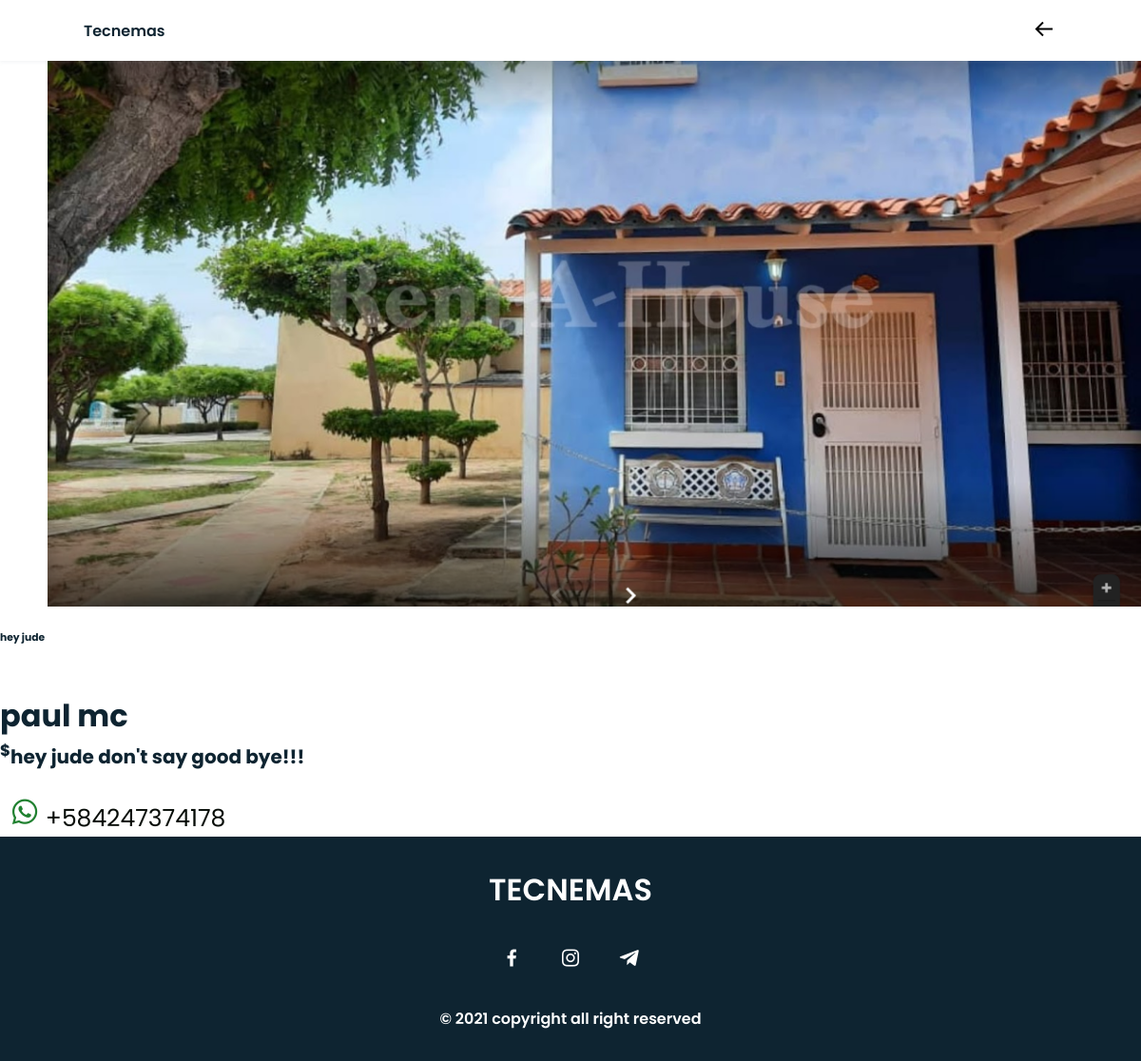
/detalle/1, run on the app's committed database.
### website/models.py (models this page shows, shortened)
class Post(models.Model):
    titulo = models.CharField(max_length=100,blank=False)
    autor = models.CharField(max_length=100,blank=False)
    contenido = models.TextField(max_length=500,blank=False)
    img = models.FileField(blank=True, null=True)

### website/views.py (the view)
# urls.py: path('detalle/<str:pk>', views.publicacion,name='detalle'),
def publicacion(request, pk):
    prod = Post.objects.get(id=pk)
    post = get_object_or_404(Post, id=pk)
    lista = PostList.objects.filter(post=post)
    return render(request, 'detalle.html', {'prod':prod, 'post':post, 'lista': lista })

### website/templates/detalle.html (shortened to what this page needs)
{% extends 'base.html' %}
{% load static %}
{% block toggle %}
<div class="nav__toggle" style="margin-right: 2px; " id="nav-toggle">
    <a href="{% url 'home' %}" class="nav__link" style="color: black;"><i class='bx bx-arrow-back'></i></a>
</div>
{% endblock %}
{% block content %}
    <main>
        <div class="container-fluid">
            <div class="row no-gutters">
                <div class="col-xl-7">
                    <div class="content-watch">
                        <div class="row no-gutters" style="margin-left: 50px;">
                            <div class="col-xl-9 preview">
                                <img src="{{prod.img.url}}" alt="" class="img-fluid" id="preview" width="550" alt="">
                            </div>
                        </div>
                    </div>
                </div>
                <div class="col-xl-5">
                    <div class="parameter">
                        <h6>{{prod.titulo}}</h6> <br>
                        <h1 class="display-2" style="font-size: 2.0rem">{{prod.autor}}</h1>
                        <div class="price">
                            <h2><span><sup>$</sup></span>{{prod.contenido}}</h2>
                        </div>
                        <div class="cart">
                            <div class="row no-gutters">
                                <p><br>
                                    <span id="more">&nbsp;
                                        <a href="https://wa.me/584247374178">
                                            <i class='bx bxl-whatsapp' style="font-size: 35px; color: rgb(32, 129, 48);"></i>
                                        </a>
                                    </span>
                                    <span id="amore" style="font-size: 25px; color: rgb(6, 12, 7);" >+584247374178</span>
                                </p>
                            </div>
                        </div>
                    </div>
                </div>
            </div>
        </div>
    </main>
    {% endblock %}

### fotalora_project/static/website/css/styles.css (style rules this page uses)
:root { --header-height: 3rem; --font-semi: 600; }
:root { --first-color: #4070F4; --second-color: #0E2431; }
:root { --body-font: 'Poppins', sans-serif; --big-font-size: 2rem; --h2-font-size: 1.25rem; --normal-font-size: 0.938rem; }
@media screen and (min-width: 768px) { :root { --big-font-size: 3.5rem; --h2-font-size: 2rem; --normal-font-size: 1rem; } }
:root { --mb-1: 0.5rem; --mb-2: 1rem; --mb-3: 1.5rem; --mb-4: 2rem; --mb-5: 2.5rem; --mb-6: 3rem; }
:root { --z-back: -10; --z-normal: 1; --z-tooltip: 10; --z-fixed: 100; }
*,::before,::after { box-sizing: border-box; }
html { scroll-behavior: smooth; }
body { margin: var(--header-height) 0 0 0; font-family: var(--body-font); font-size: var(--normal-font-size); color: var(--second-color); }
h1,h2,p { margin: 0; }
h2 { font-size: 20px; }
a { text-decoration: none; }
img { max-width: 100%; height: auto; display: block; }
.nav__link { position: relative; color: #fff; }
.nav__toggle { color: var(--second-color); font-size: 1.5rem; cursor: pointer; }
@media screen and (min-width: 768px) { body { margin: 0; } }
@media screen and (min-width: 768px) { .nav__toggle { display: block; } }
@media screen and (min-width: 768px) { .nav__link { color: var(--second-color); } }
img { width: 100%; display: block; }

### data on the page
Post: img (picture), titulo "hey jude", autor "paul mc", contenido "hey jude don't say good bye!!!"
